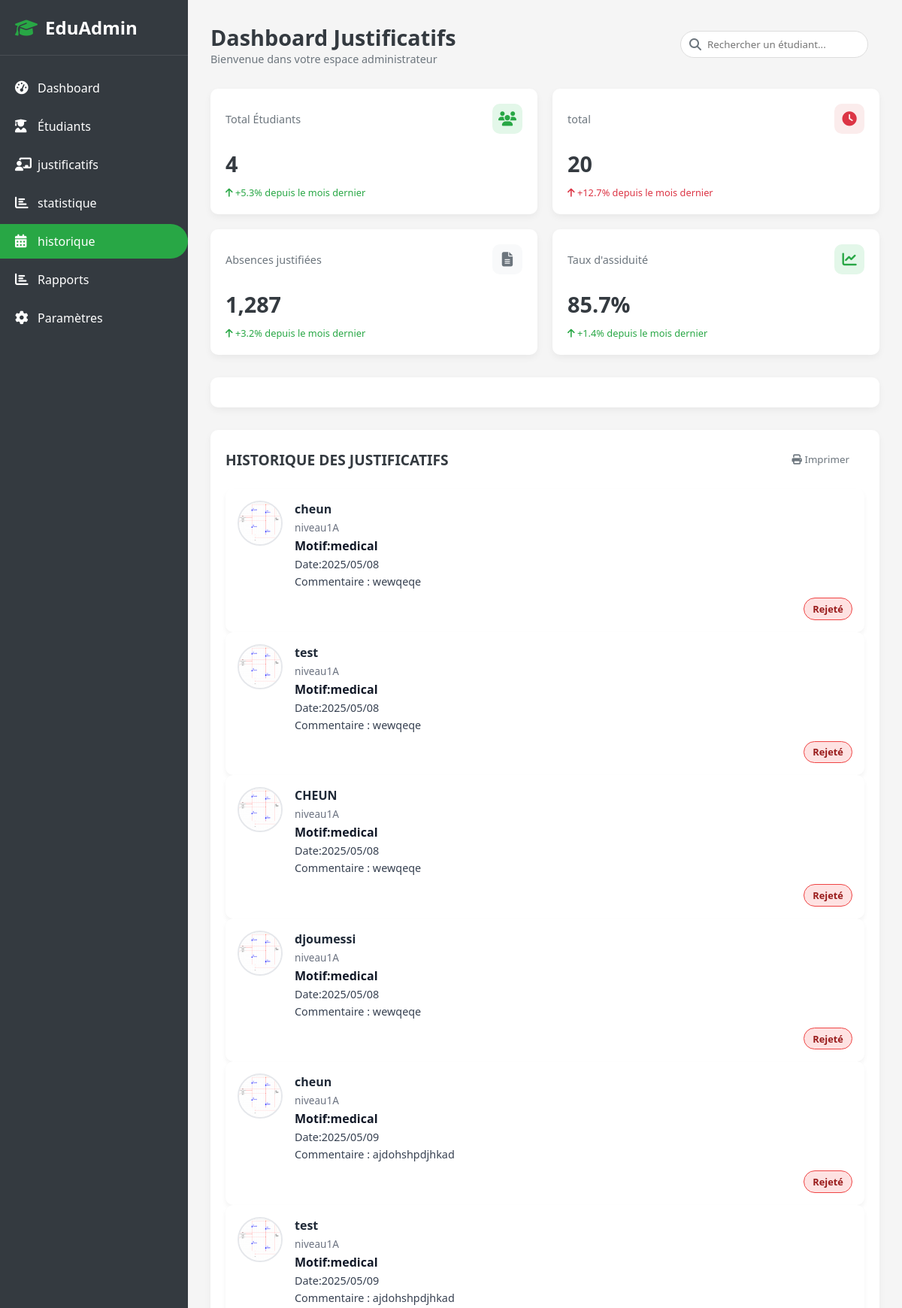
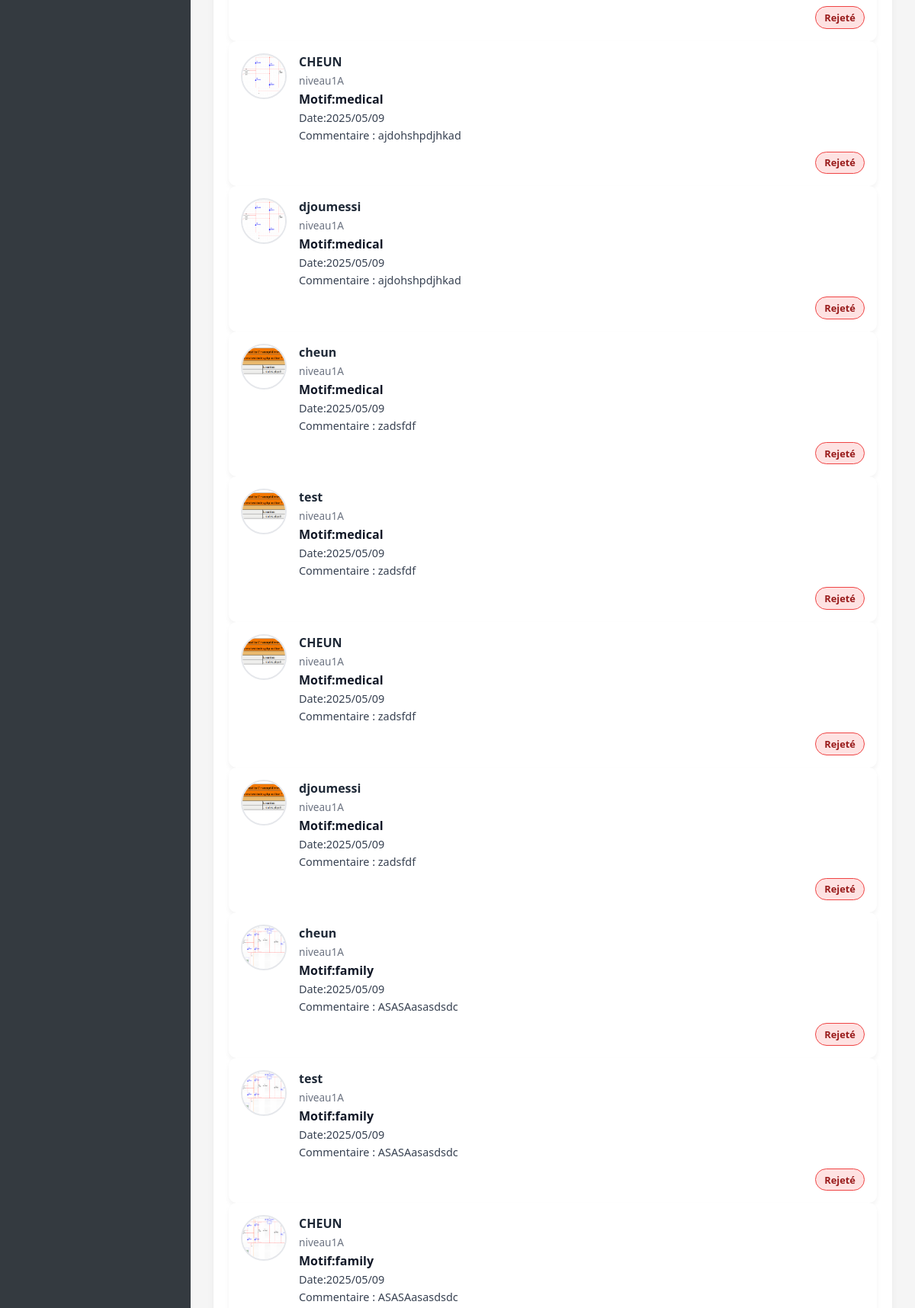
/vue/admin/historique.php (upper part), run on the app's committed database (2 pictures, top to bottom).
### tables this page shows
CREATE TABLE IF NOT EXISTS `justificatifs` (
  `id_justificatif` int NOT NULL AUTO_INCREMENT,
  `dates` varchar(255) NOT NULL,
  `motif` varchar(255) NOT NULL,
  `commentaire` varchar(255) NOT NULL,
  `statut` varchar(255) NOT NULL,
  `files` varchar(255) NOT NULL,
  `id_etudiant` int NOT NULL,
  `periode` varchar(255) NOT NULL DEFAULT '8H-10H',
  `date_abscence` varchar(255) NOT NULL DEFAULT '02/02/2025',
  PRIMARY KEY (`id_justificatif`)
);

CREATE TABLE IF NOT EXISTS `utilisateur` (
  `id_etudiant` int NOT NULL AUTO_INCREMENT,
  `nom` varchar(255) NOT NULL,
  `prenom` varchar(255) NOT NULL,
  `email` varchar(255) NOT NULL,
  `mot_de_passe` varchar(255) NOT NULL,
  `filiere` varchar(255) NOT NULL,
  `niveau` int NOT NULL,
  `classe` varchar(255) NOT NULL,
  `role` varchar(255) NOT NULL DEFAULT 'etudiant',
  PRIMARY KEY (`id_etudiant`)
);

### modele/methode.php (called while the page is built, shortened)
<?php
function countE($db){
    $requete=$db->prepare("SELECT * FROM utilisateur");
    $requete->execute();
    return $requete->rowCount();
}
function recupJustificatifTraiter($db,$filiere){
    $requete=$db->prepare('SELECT * FROM justificatifs, utilisateur WHERE justificatifs.id_etudiant = utilisateur.id_etudiant AND filiere=? and statut="valider" or statut="rejete"');
    $requete->execute(array($filiere));
    $justificatifs=array();
    while($ligne=$requete->fetch(PDO::FETCH_ASSOC)){
        $justificatifs[]=['id'=>$ligne['id_justificatif'],'date'=>$ligne["dates"],'motif'=>$ligne['motif'],'commentaire'=>$ligne['commentaire'],'file'=>$ligne['files'],'nom'=>$ligne['nom'],'nom'=>$ligne['nom'],'prenom'=>$ligne['prenom'],'niveau'=>$ligne['niveau'],'classe'=>$ligne['classe'],'periode'=>$ligne['periode'],'dateA'=>$ligne['date_abscence'],'idE'=>$ligne['id_etudiant'],'statut'=>$ligne['statut']];
    }
    return $justificatifs;
}
?>

### vue/admin/historique.php (the view, shortened to what this page needs)
<?php
require "../../modele/methode.php";
$nbreEtudiants=countE($db);
$justificatifs=recupJustificatifTraiter($db,$_SESSION['filiere']);
?>
<!DOCTYPE html>
<html lang="fr">
<head>
    <link rel="stylesheet" href="https://cdnjs.cloudflare.com/ajax/libs/font-awesome/6.4.0/css/all.min.css">
</head>
<body>
    <div class="container">
        <div class="sidebar">
            <div class="sidebar-header">
                <h2><i class="fas fa-graduation-cap"></i> EduAdmin</h2>
            </div>
            <div class="sidebar-menu">
                <ul>
                    <li><a href="acceuilA.php"><i class="fas fa-tachometer-alt"></i> Dashboard</a></li>
                    <li><a href="etudiant.php" ><i class="fas fa-user-graduate"></i> Étudiants</a></li>
                    <li><a href="justificatif.php"><i class="fas fa-chalkboard-teacher"></i> justificatifs</a></li>
                    <li><a href="statistique.php"><i class="fas fa-chart-bar"></i> statistique</a></li>
                    <li><a href="historique.php" class="active"><i class="fas fa-calendar-alt" ></i> historique</a></li>
                    <li><a href="#"><i class="fas fa-chart-bar"></i> Rapports</a></li>
                    <li><a href="#"><i class="fas fa-cog"></i> Paramètres</a></li>
                </ul>
            </div>
        </div>
        <div class="main-content">
            <div class="header">
                <div class="header-title">
                    <h1>Dashboard Justificatifs</h1>
                    <p>Bienvenue dans votre espace administrateur</p>
                </div>
                <div class="header-actions">
                    <div class="search-box">
                        <i class="fas fa-search"></i>
                        <input type="text" placeholder="Rechercher un étudiant...">
                    </div>
                </div>
            </div>
            <div class="stats-container">
                <div class="stat-card">
                    <div class="stat-card-header">
                        <h3>Total Étudiants</h3>
                        <div class="stat-card-icon green-icon">
                            <i class="fas fa-users"></i>
                        </div>
                    </div>
                    <div class="stat-card-value"><?php echo $nbreEtudiants ?></div>
                    <div class="stat-card-change positive-change">
                        <i class="fas fa-arrow-up"></i> +5.3% depuis le mois dernier
                    </div>
                </div>
                <div class="stat-card">
                    <div class="stat-card-header">
                        <h3>total </h3>
                        <div class="stat-card-icon red-icon">
                            <i class="fas fa-clock"></i>
                        </div>
                    </div>
                    <div class="stat-card-value">20</div>
                    <div class="stat-card-change negative-change">
                        <i class="fas fa-arrow-up"></i> +12.7% depuis le mois dernier
                    </div>
                </div>
                <div class="stat-card">
                    <div class="stat-card-header">
                        <h3>Absences justifiées</h3>
                        <div class="stat-card-icon gray-icon">
                            <i class="fas fa-file-alt"></i>
                        </div>
                    </div>
                    <div class="stat-card-value">1,287</div>
                    <div class="stat-card-change positive-change">
                        <i class="fas fa-arrow-up"></i> +3.2% depuis le mois dernier
                    </div>
                </div>
                <div class="stat-card">
                    <div class="stat-card-header">
                        <h3>Taux d'assiduité</h3>
                        <div class="stat-card-icon green-icon">
                            <i class="fas fa-chart-line"></i>
                        </div>
                    </div>
                    <div class="stat-card-value">85.7%</div>
                    <div class="stat-card-change positive-change">
                        <i class="fas fa-arrow-up"></i> +1.4% depuis le mois dernier
                    </div>
                </div>
            </div>
            <div class="filter-container">
    </div>
            <div class="table-container">
                <div class="table-header">
                    <h2>HISTORIQUE DES JUSTIFICATIFS</h2>
                    <div class="table-actions">
                        <form action="" method="post">
                        <button class="btn btn-outline" name="imprimer"><i class="fas fa-print"></i> Imprimer</button>
                        </form>
                    </div>
                </div>
                <?php foreach($justificatifs as $jus){?>
                     <div class="absence-item">
    <a href="../delegue/uploads/<?php echo $jus['file']?>"><img src="../delegue/uploads/<?php echo $jus['file']?>" alt="User" class="absence-img"></a>
    <div class="absence-details">
      <div class="student-name"><?php echo $jus['nom']?></div>
      <div class="student-class"> niveau<?php echo $jus['niveau'].$jus['classe']?></div>
      <div class="absence-motif">Motif:<?php echo $jus['motif']?></div>
      <div class="absence-date">Date:<?php echo $jus['date']?></div>
      <div class="absence-comment">Commentaire : <?php echo $jus['commentaire']?></div>
      <?php if($jus['statut']=='valider'){?>
      <div class="absence-status status-valide">Validé</div><?php }else if($jus['statut']=='rejete'){ ?>
        <div class="absence-status status-rejete">Rejeté</div><?php } ?>
    </div>
  </div>
                <?php } ?>
            </div>
        </div>
    </div>
</body>
</html>

### data on the page
justificatifs: files (picture), utilisateur.nom "test", utilisateur.niveau "1", utilisateur.classe "A", motif "medical", dates "2025/05/08", commentaire "wewqeqe", statut "Rejeté", utilisateur.nom "CHEUN", utilisateur.nom "djoumessi"
justificatifs: files (picture), utilisateur.nom "test", utilisateur.niveau "1", utilisateur.classe "A", motif "medical", dates "2025/05/09", commentaire "ajdohshpdjhkad", statut "Rejeté", utilisateur.nom "CHEUN", utilisateur.nom "djoumessi"
justificatifs: files (picture), utilisateur.nom "test", utilisateur.niveau "1", utilisateur.classe "A", motif "medical", dates "2025/05/09", commentaire "zadsfdf", statut "Rejeté", utilisateur.nom "CHEUN", utilisateur.nom "djoumessi"
justificatifs: files (picture), utilisateur.nom "test", utilisateur.niveau "1", utilisateur.classe "A", motif "family", dates "2025/05/09", commentaire "ASASAasasdsdc", statut "Rejeté", utilisateur.nom "CHEUN"

### other printed values
$nbreEtudiants "4"
$jus['nom'] "cheun"
$jus['niveau'] "1"
$jus['classe'] "A"
$jus['motif'] "medical"
$jus['date'] "2025/05/08"
$jus['commentaire'] "wewqeqe"
$jus['date'] "2025/05/09"
$jus['commentaire'] "ajdohshpdjhkad"
$jus['commentaire'] "zadsfdf"
$jus['motif'] "family"
$jus['commentaire'] "ASASAasasdsdc"
